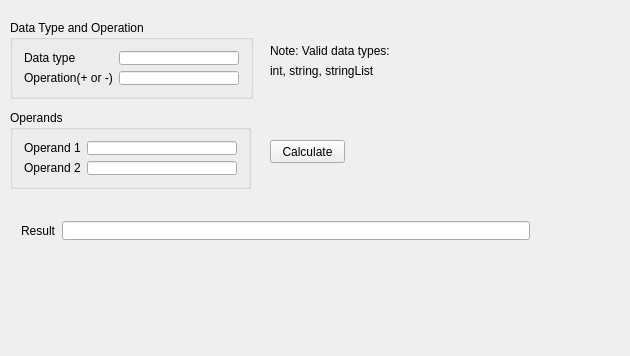
<?xml version="1.0" encoding="UTF-8"?>
<ui version="4.0">
 <class>Widget</class>
 <widget class="QWidget" name="Widget">
  <property name="geometry">
   <rect>
    <x>0</x>
    <y>0</y>
    <width>630</width>
    <height>356</height>
   </rect>
  </property>
  <property name="windowTitle">
   <string>Operations</string>
  </property>
  <widget class="QPushButton" name="pushButton">
   <property name="geometry">
    <rect>
     <x>270</x>
     <y>140</y>
     <width>75</width>
     <height>23</height>
    </rect>
   </property>
   <property name="text">
    <string>Calculate</string>
   </property>
  </widget>
  <widget class="QGroupBox" name="groupBox">
   <property name="geometry">
    <rect>
     <x>10</x>
     <y>20</y>
     <width>243</width>
     <height>79</height>
    </rect>
   </property>
   <property name="title">
    <string>Data Type and Operation</string>
   </property>
   <layout class="QGridLayout" name="gridLayout">
    <item row="0" column="0">
     <widget class="QLabel" name="label">
      <property name="text">
       <string>Data type</string>
      </property>
     </widget>
    </item>
    <item row="0" column="1">
     <widget class="QLineEdit" name="lineEditDataType"/>
    </item>
    <item row="1" column="0">
     <widget class="QLabel" name="label_2">
      <property name="text">
       <string>Operation(+ or -)</string>
      </property>
     </widget>
    </item>
    <item row="1" column="1">
     <widget class="QLineEdit" name="lineEditoperation"/>
    </item>
   </layout>
  </widget>
  <widget class="QGroupBox" name="groupBox_2">
   <property name="geometry">
    <rect>
     <x>10</x>
     <y>110</y>
     <width>241</width>
     <height>79</height>
    </rect>
   </property>
   <property name="title">
    <string>Operands</string>
   </property>
   <layout class="QGridLayout" name="gridLayout_2">
    <item row="0" column="0">
     <widget class="QLabel" name="label_3">
      <property name="text">
       <string>Operand 1</string>
      </property>
     </widget>
    </item>
    <item row="0" column="1">
     <widget class="QLineEdit" name="lineEditOperand1"/>
    </item>
    <item row="1" column="0">
     <widget class="QLabel" name="label_4">
      <property name="text">
       <string>Operand 2</string>
      </property>
     </widget>
    </item>
    <item row="1" column="1">
     <widget class="QLineEdit" name="lineEditOperand2"/>
    </item>
   </layout>
  </widget>
  <widget class="QLabel" name="label_5">
   <property name="geometry">
    <rect>
     <x>270</x>
     <y>40</y>
     <width>141</width>
     <height>21</height>
    </rect>
   </property>
   <property name="text">
    <string>Note: Valid data types:</string>
   </property>
  </widget>
  <widget class="QLabel" name="label_6">
   <property name="geometry">
    <rect>
     <x>270</x>
     <y>60</y>
     <width>141</width>
     <height>21</height>
    </rect>
   </property>
   <property name="text">
    <string>int, string, stringList</string>
   </property>
  </widget>
  <widget class="QWidget" name="">
   <property name="geometry">
    <rect>
     <x>10</x>
     <y>210</y>
     <width>531</width>
     <height>41</height>
    </rect>
   </property>
   <layout class="QHBoxLayout" name="horizontalLayout">
    <item>
     <widget class="QLabel" name="label_7">
      <property name="text">
       <string>Result</string>
      </property>
     </widget>
    </item>
    <item>
     <widget class="QLineEdit" name="lineEditResult"/>
    </item>
   </layout>
  </widget>
 </widget>
 <layoutdefault spacing="6" margin="11"/>
 <resources/>
 <connections/>
</ui>
